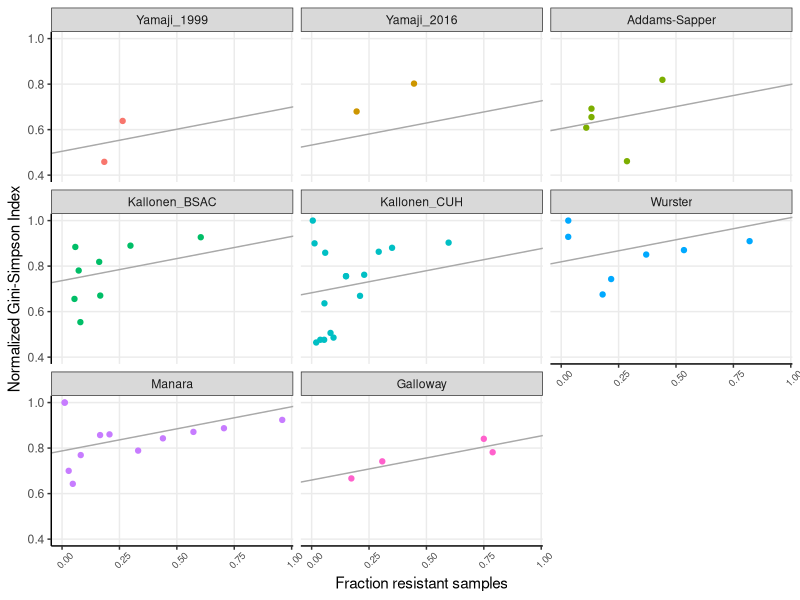

The R source for this figure:
##With this R script, I will normalize Gini Simpson Index by dividing by the theoretical max value of GSI 
##Use GLM to see effect of fraction resistant 
##Aug 2022
##

#############################################################################

library(ggplot2)

setwd("~/Documents/GitHub/Antibiotic_Resistance_Data_Analysis")
Data<-read.csv("Output/DivIndices.csv")
Data$Dataset<-factor(Data$Dataset, levels = 
                       c("Yamaji_1999", "Yamaji_2016", "Addams-Sapper", "Kallonen_BSAC", "Kallonen_CUH", "Wurster" , "Manara", "Galloway" ))


#I need to add "FracRes"       "TheorMaxGSI"    "GSINormalizedR"
Data$FracRes <- Data$NumRes/(Data$NumRes+Data$NumSus)
Data$TheorMaxGSI <--1 #placeholder, filled up below. 
for (j in 1:nrow(Data)){
  n = Data$NumRes[j]
  Data$TheorMaxGSI[j]<-1-sum(rep(1/n,n)^2)
} #calculating max SI value
Data$GSINormalizedR<-Data$GSIvalueR/Data$TheorMaxGSI

modglm<-glm(GSINormalizedR ~ FracRes + Dataset,  data = Data) #ADD Drug class to the model 
summary(modglm) 

sink(file = "Output/Figure3_lm_output_GSINormalizedR.txt")
summary(modglm)
sink(file = NULL)

#Make a dataframe with the coefficients from the glm model
dummy2 <- data.frame(Dataset = levels(Data$Dataset), Z = c(0,modglm$coefficients[3:9]))
dummy2$Dataset <- factor(dummy2$Dataset)

png("Output/Figure3_GSINormalized_values_Res.png",  width=150, height=150, units = "mm", res = 300)
g <- ggplot(Data, 
            aes(x = FracRes, y = GSIvalueR/TheorMaxGSI, color = Dataset)) #Drug should be DrugClass here
g<- g + 
  #labs(title = "Normalized Normalized Gini-Simpson Index vs Fraction Resistant Samples")+
  xlab("Fraction resistant samples") + ylab("Normalized Gini-Simpson Index")+
  ylim(0.4,1)+
  geom_point()+
  facet_wrap(~Dataset)+
  theme_bw() + 
  theme(panel.border = element_blank(),
        text = element_text(size=11),
        #panel.grid.major = element_blank(),
        axis.text.x = element_text(angle = 45, hjust = 0.3, vjust=0.5, size = 7),
        panel.grid.minor = element_blank(),
        axis.line = element_line(colour = "black"))
g <- g +   theme(legend.position="none")

g +  geom_abline(data = dummy2, aes(intercept = Z + modglm$coefficients[1], slope = modglm$coefficients[2]), color= "darkgrey")

dev.off()

write.csv(x = Data, file = "Output/DataNormelizedGSI.csv")


